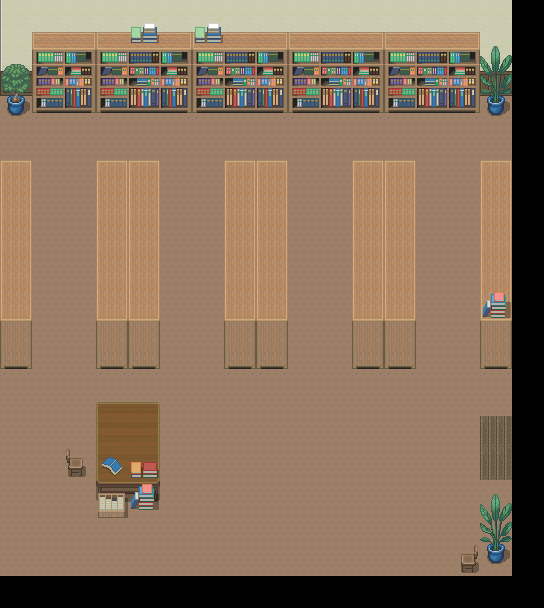

This is a level from a 2D game, rendered from its Tiled map with the project's own tilesets. A one-line summary and the complete map file follow:
An orthogonal 17x19 tile map with 32x32 px tiles, 5 tile layers (タイル・レイヤー 1, タイル・レイヤー 2, タイル・レイヤー 3, タイル・レイヤー 4, ...).

<map version="1.4" tiledversion="1.4.2" orientation="orthogonal" renderorder="right-down" width="17" height="19" tilewidth="32" tileheight="32" infinite="0" nextlayerid="6" nextobjectid="1">
 <tileset firstgid="1" source="wafu2.tsx" />
 <layer id="1" name="タイル・レイヤー 1" width="17" height="19">
  <data encoding="csv">
17,26,26,26,26,26,26,26,26,26,26,26,26,26,26,26,0,
25,26,26,26,26,26,26,26,26,26,26,26,26,26,26,26,0,
33,34,34,34,34,34,34,34,34,34,34,34,34,34,34,34,0,
14,14,14,14,14,14,14,14,14,14,14,14,14,14,14,14,0,
14,14,14,14,14,14,14,14,14,14,14,14,14,14,14,14,0,
14,14,14,14,14,14,14,14,14,14,14,14,14,14,14,14,0,
14,14,14,14,14,14,14,14,14,14,14,14,14,14,14,14,0,
14,14,14,14,14,14,14,14,14,14,14,14,14,14,14,14,0,
14,14,14,14,14,14,14,14,14,14,14,14,14,14,14,14,0,
14,14,14,14,14,14,14,14,14,14,14,14,14,14,14,14,0,
14,14,14,14,14,14,14,14,14,14,14,14,14,14,14,14,0,
14,14,14,14,14,14,14,14,14,14,14,14,14,14,14,14,0,
14,14,14,14,14,14,14,14,14,14,14,14,14,14,14,14,0,
14,14,14,14,14,14,14,14,14,14,14,14,14,14,14,14,0,
14,14,14,14,14,14,14,14,14,14,14,14,14,14,14,14,0,
14,14,14,14,14,14,14,14,14,14,14,14,14,14,14,14,0,
14,14,14,14,14,14,14,14,14,14,14,14,14,14,14,14,0,
14,14,14,14,14,14,14,14,14,14,14,14,14,14,14,14,0,
0,0,0,0,0,0,0,0,0,0,0,0,0,0,0,0,0
</data>
 </layer>
 <layer id="2" name="タイル・レイヤー 2" width="17" height="19">
  <data encoding="csv">
0,0,0,0,0,0,0,0,0,0,0,0,0,0,0,0,0,
0,388,390,388,389,390,388,389,390,388,389,390,388,389,390,208,0,
232,325,327,325,326,327,325,326,327,325,326,327,325,326,327,216,0,
240,333,335,333,334,335,333,334,335,333,334,335,333,334,335,224,0,
0,0,0,0,0,0,0,0,0,0,0,0,0,0,0,0,0,
0,0,0,0,0,0,0,0,0,0,0,0,0,0,0,0,0,
0,0,0,0,0,0,0,0,0,0,0,0,0,0,0,0,0,
0,0,0,0,0,0,0,0,0,0,0,0,0,0,0,0,0,
0,0,0,0,0,0,0,0,0,0,0,0,0,0,0,0,0,
0,0,0,0,0,0,0,0,0,0,0,0,0,0,0,0,0,
0,0,0,0,0,0,0,0,0,0,0,0,0,0,0,0,0,
0,0,0,0,0,0,0,0,0,0,0,0,0,0,0,0,0,
0,0,0,166,168,0,0,0,0,0,0,0,0,0,0,0,0,
0,0,0,174,176,0,0,0,0,0,0,0,0,0,0,11,0,
0,0,197,174,176,0,0,0,0,0,0,0,0,0,0,11,0,
0,0,0,182,184,0,0,0,0,0,0,0,0,0,0,208,0,
0,0,0,0,0,0,0,0,0,0,0,0,0,0,0,216,0,
0,0,0,0,0,0,0,0,0,0,0,0,0,0,196,224,0,
0,0,0,0,0,0,0,0,0,0,0,0,0,0,0,0,0
</data>
 </layer>
 <layer id="3" name="タイル・レイヤー 3" width="17" height="19">
  <data encoding="csv">
0,0,0,0,251,0,251,0,0,0,0,0,0,0,0,0,0,
0,0,0,0,259,0,259,0,0,0,0,0,0,0,0,0,0,
0,0,0,0,0,0,0,0,0,0,0,0,0,0,0,0,0,
0,0,0,0,0,0,0,0,0,0,0,0,0,0,0,0,0,
0,0,0,0,0,0,0,0,0,0,0,0,0,0,0,0,0,
305,0,0,305,305,0,0,305,305,0,0,305,305,0,0,305,0,
313,0,0,313,313,0,0,313,313,0,0,313,313,0,0,313,0,
313,0,0,313,313,0,0,313,313,0,0,313,313,0,0,313,0,
313,0,0,313,313,0,0,313,313,0,0,313,313,0,0,313,0,
321,0,0,321,321,0,0,321,321,0,0,321,321,0,0,321,0,
329,0,0,329,329,0,0,329,329,0,0,329,329,0,0,329,0,
337,0,0,337,337,0,0,337,337,0,0,337,337,0,0,337,0,
0,0,0,0,0,0,0,0,0,0,0,0,0,0,0,0,0,
0,0,0,0,0,0,0,0,0,0,0,0,0,0,0,0,0,
0,0,0,229,239,0,0,0,0,0,0,0,0,0,0,0,0,
0,0,0,156,244,0,0,0,0,0,0,0,0,0,0,0,0,
0,0,0,164,0,0,0,0,0,0,0,0,0,0,0,0,0,
0,0,0,0,0,0,0,0,0,0,0,0,0,0,0,0,0,
0,0,0,0,0,0,0,0,0,0,0,0,0,0,0,0,0
</data>
 </layer>
 <layer id="4" name="タイル・レイヤー 4" width="17" height="19">
  <data encoding="csv">
0,0,0,0,0,0,0,0,0,0,0,0,0,0,0,0,0,
0,0,0,0,0,0,0,0,0,0,0,0,0,0,0,0,0,
0,0,0,0,0,0,0,0,0,0,0,0,0,0,0,0,0,
0,0,0,0,0,0,0,0,0,0,0,0,0,0,0,0,0,
0,0,0,0,0,0,0,0,0,0,0,0,0,0,0,0,0,
0,0,0,0,0,0,0,0,0,0,0,0,0,0,0,0,0,
0,0,0,0,0,0,0,0,0,0,0,0,0,0,0,0,0,
0,0,0,0,0,0,0,0,0,0,0,0,0,0,0,0,0,
0,0,0,0,0,0,0,0,0,0,0,0,0,0,0,0,0,
0,0,0,0,0,0,0,0,0,0,0,0,0,0,0,244,0,
0,0,0,0,0,0,0,0,0,0,0,0,0,0,0,0,0,
0,0,0,0,0,0,0,0,0,0,0,0,0,0,0,0,0,
0,0,0,0,0,0,0,0,0,0,0,0,0,0,0,0,0,
0,0,0,0,0,0,0,0,0,0,0,0,0,0,0,0,0,
0,0,0,0,0,0,0,0,0,0,0,0,0,0,0,0,0,
0,0,0,0,0,0,0,0,0,0,0,0,0,0,0,0,0,
0,0,0,0,0,0,0,0,0,0,0,0,0,0,0,0,0,
0,0,0,0,0,0,0,0,0,0,0,0,0,0,0,0,0,
0,0,0,0,0,0,0,0,0,0,0,0,0,0,0,0,0
</data>
 </layer>
 <layer id="5" name="タイル・レイヤー 5" width="17" height="19">
  <data encoding="csv">
0,0,0,0,0,0,0,0,0,0,0,0,0,0,0,0,117,
0,0,0,0,0,0,0,0,0,0,0,0,0,0,0,0,117,
0,0,0,0,0,0,0,0,0,0,0,0,0,0,0,0,117,
0,0,0,0,0,0,0,0,0,0,0,0,0,0,0,0,117,
0,0,0,0,0,0,0,0,0,0,0,0,0,0,0,0,117,
0,0,0,0,0,0,0,0,0,0,0,0,0,0,0,0,117,
0,0,0,0,0,0,0,0,0,0,0,0,0,0,0,0,117,
0,0,0,0,0,0,0,0,0,0,0,0,0,0,0,0,117,
0,0,0,0,0,0,0,0,0,0,0,0,0,0,0,0,117,
0,0,0,0,0,0,0,0,0,0,0,0,0,0,0,0,117,
0,0,0,0,0,0,0,0,0,0,0,0,0,0,0,0,117,
0,0,0,0,0,0,0,0,0,0,0,0,0,0,0,0,117,
0,0,0,0,0,0,0,0,0,0,0,0,0,0,0,0,117,
0,0,0,0,0,0,0,0,0,0,0,0,0,0,0,0,117,
0,0,0,0,0,0,0,0,0,0,0,0,0,0,0,0,117,
0,0,0,0,0,0,0,0,0,0,0,0,0,0,0,0,117,
0,0,0,0,0,0,0,0,0,0,0,0,0,0,0,0,117,
0,0,0,0,0,0,0,0,0,0,0,0,0,0,0,0,117,
117,117,117,117,117,117,117,117,117,117,117,117,117,117,117,117,117
</data>
 </layer>
</map>
